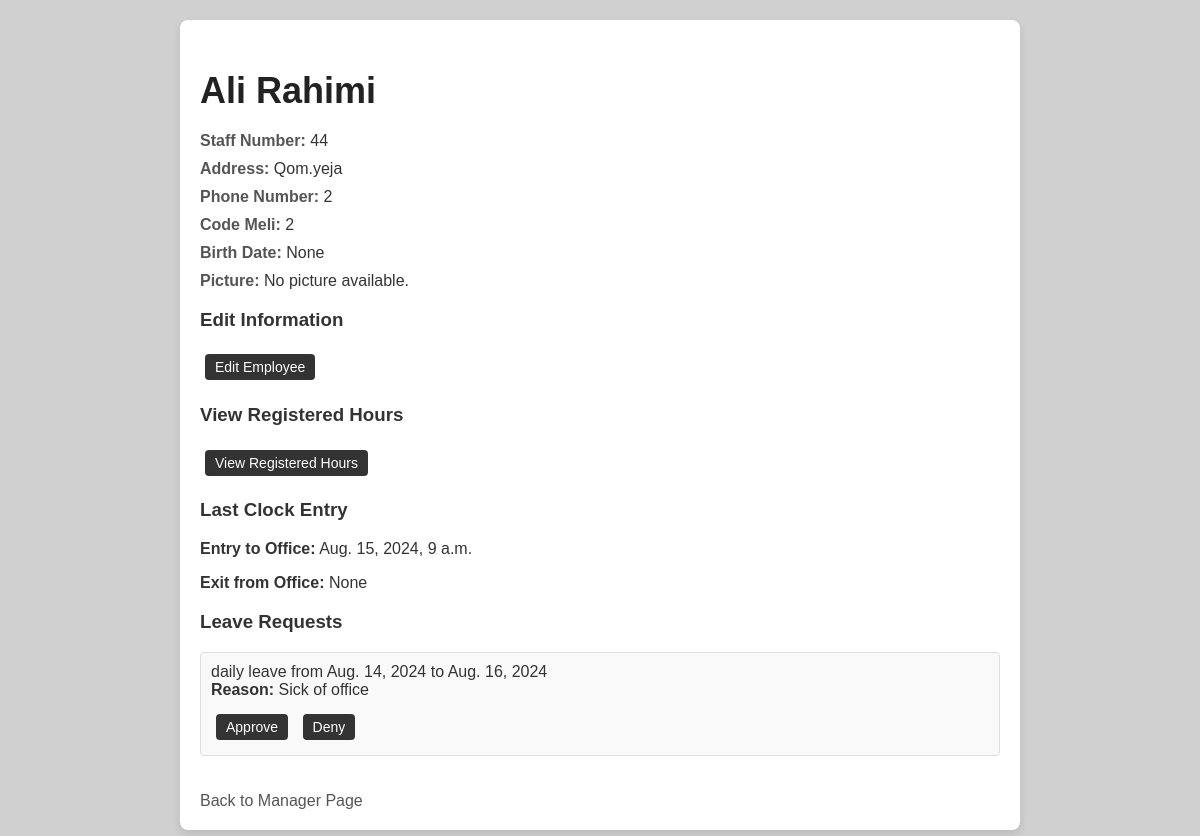
The app's page /employee/5/ (signed in) with its own data.
### daftarMain/models.py (models this page shows, shortened)
class OfficeUser(models.Model):
    user = models.OneToOneField(User, on_delete=models.CASCADE, null=True, blank=True) # remove null, blank = true
    first_name = models.CharField(max_length=30)
    last_name = models.CharField(max_length=30)
    phone = models.CharField(max_length=15, unique=True)
    home_phone = models.CharField(max_length=15, unique=True, null=True, blank=True)
    birth_date = models.DateField(null=True, blank=True)
    code_meli = models.CharField(max_length=10)
    office_admin = models.ForeignKey(OfficeManager, on_delete=models.CASCADE, null=True, blank=True) # remove null, blank = true
    staff_number = models.CharField(max_length=20, unique=True, null=True, blank=True)
    staff_pic = models.ImageField(upload_to='staff_pics/', null=True, blank=True)
    address = models.TextField(null=True, blank=True)
    have_bime = models.BooleanField(default=False)

class Clock(models.Model):
    entry_to_office = models.DateTimeField(null=True, blank=True)
    exit_from_office = models.DateTimeField(null=True, blank=True)
    is_reward_punishment = models.BooleanField(default=False)
    office_user = models.ForeignKey(OfficeUser, on_delete=models.CASCADE, null=True, blank=True) # remove null, blank = true
    projects = models.ManyToManyField('Project', related_name="clock_entries", blank=True)

class Leave(models.Model):
    office_user = models.ForeignKey(OfficeUser, on_delete=models.CASCADE)
    leave_type = models.CharField(max_length=10, choices=[('hourly', 'Hourly'), ('daily', 'Daily')])
    start_time = models.DateTimeField(null=True, blank=True)
    end_time = models.DateTimeField(null=True, blank=True)
    start_date = models.DateField(null=True, blank=True)
    end_date = models.DateField(null=True, blank=True)
    reason = models.TextField(null=True, blank=True)
    approved = models.BooleanField(default=None, null=True, blank=True)

### daftarMain/views.py (the view)
# urls.py: path('employee/<int:employee_id>/', views.employee_detail, name='employee_detail'),
@login_required
def employee_detail(request, employee_id):
    employee = get_object_or_404(OfficeUser, id=employee_id)
    last_clock_entry = Clock.objects.filter(office_user=employee).order_by('-entry_to_office').first()
    leave_requests = Leave.objects.filter(office_user=employee, approved=None).order_by('-start_date')
    context = {
        'employee': employee,
        'last_clock_entry': last_clock_entry,
        'leave_requests': leave_requests,
    }
    return render(request, 'employee_detail.html', context)

### daftarMain/templates/employee_detail.html (shortened to what this page needs)
<!DOCTYPE html>
<html lang="en">
<head>
</head>
<body>
    <div class="container">
        <h2>{{ employee.first_name }} {{ employee.last_name }}</h2>
        <div class="details">
            <p><strong>Staff Number:</strong> {{ employee.staff_number }}</p>
            <p><strong>Address:</strong> {{ employee.address }}</p>
            <p><strong>Phone Number:</strong> {{ employee.phone }}</p>
            <p><strong>Code Meli:</strong> {{ employee.code_meli }}</p>
            <p><strong>Birth Date:</strong> {{ employee.birth_date }}</p>
            {% if employee.staff_pic %}
                <p><strong>Picture:</strong></p>
                <img src="{{ employee.staff_pic.url }}" alt="{{ employee.first_name }}'s Picture" width="200">
            {% else %}
                <p><strong>Picture:</strong> No picture available.</p>
            {% endif %}
            <h3>Edit Information</h3>
            <a href="{% url 'edit_employee' employee.id %}" class="button">Edit Employee</a>
            <h3>View Registered Hours</h3>
            <a href="{% url 'registered_hours' employee.id %}" class="button">View Registered Hours</a>
        </div>
        <h3>Last Clock Entry</h3>
        {% if last_clock_entry %}
            <p><strong>Entry to Office:</strong> {{ last_clock_entry.entry_to_office }}</p>
            <p><strong>Exit from Office:</strong> {{ last_clock_entry.exit_from_office }}</p>
        {% else %}
            <p>No clock entries found.</p>
        {% endif %}
        <h3>Leave Requests</h3>
        <div class="leave-requests">
            {% if leave_requests %}
                <ul>
                    {% for leave in leave_requests %}
                    <li>
                        {{ leave.leave_type }} leave from
                        {% if leave.leave_type == 'daily' %}
                            {{ leave.start_date }}
                            to {{ leave.end_date }}
                        {% elif leave.leave_type == 'hourly' %}
                            {{ leave.start_time }}
                            to {{ leave.end_time }}
                        {% endif %} <br>
                        <strong>Reason:</strong> {{ leave.reason }} <br>
                        <div class="buttons">
                            <form method="post" action="{% url 'approve_leave' leave.id %}" style="display:inline;">
                                <button type="submit" class="button">Approve</button>
                            </form>
                            <form method="post" action="{% url 'deny_leave' leave.id %}" style="display:inline;">
                                <button type="submit" class="button">Deny</button>
                            </form>
                        </div>
                    </li>
                    {% endfor %}
                </ul>
            {% else %}
                <p>No leave requests found.</p>
            {% endif %}
        </div>
        <a href="{% url 'office_manager_page' %}" class="back-link">Back to Manager Page</a>
    </div>
</body>
</html>

### daftarMain/templates/employee_detail.html (style rules this page uses)
body { font-family: Arial, sans-serif; margin: 20px; background-color: #d0d0d0; color: #333; }
.container { background: #fff; border-radius: 8px; box-shadow: 0 4px 8px rgba(0, 0, 0, 0.1); padding: 20px; max-width: 800px; margin: auto; }
h2 { font-size: 36px; color: #222; margin-bottom: 20px; }
.details p { margin: 10px 0; }
.details strong { color: #555; }
.leave-requests ul { list-style: none; padding: 0; }
.leave-requests li { margin: 10px 0; padding: 10px; background: #f9f9f9; border-radius: 4px; border: 1px solid #ddd; }
.leave-requests .buttons { margin-top: 10px; }
.button { display: inline-block; padding: 5px 10px; margin: 5px; border: none; border-radius: 4px; color: #fff; background-color: #333; text-decoration: none; font-size: 14px; text-align: center; }
.back-link { display: inline-block; margin-top: 20px; text-decoration: none; color: #555; font-size: 16px; }

### records on screen
OfficeUser: first_name "Ali", last_name "Rahimi", staff_number "44", address "Qom.yeja", phone "2", code_meli "2", birth_date "None"
Clock: entry_to_office "Aug. 15, 2024, 9 a.m.", exit_from_office "None"
Leave: leave_type "daily", start_date "Aug. 14, 2024", end_date "Aug. 16, 2024", reason "Sick of office"
